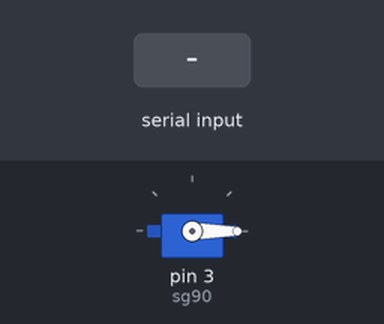
Recording of a sketch running on a simulated Arduino Uno, built with avr-gcc and run on an emulated ATmega328P. Shown: servo. The test bench sets the inputs (shaded band).

Above: at 1.2 s.
1.3 s: "OPEN\n" received over Serial
At 1.9 s:
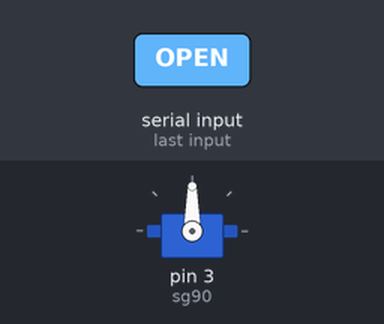
4.3 s: "CLOSE\n" received over Serial
At 4.8 s:
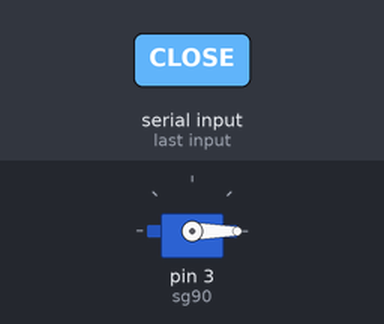
Timing chart, 0 to 7.3 s (numbered marks = the images above; inputs shaded):
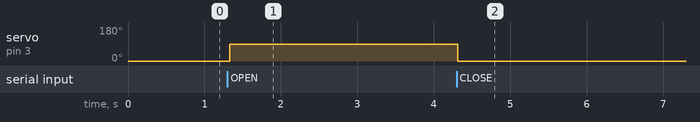

The sketch:

rfid_servo.ino
```cpp
#include <SPI.h>
#include <MFRC522.h>
#include <Servo.h>

#define RST_PIN 5
#define SS_PIN 10

Servo sg90;
MFRC522 mfrc522(SS_PIN, RST_PIN);

String comando = "";

void setup() {
  Serial.begin(9600);
  SPI.begin();
  mfrc522.PCD_Init();
  sg90.attach(3);
  sg90.write(0);
}

void loop() {

  while (Serial.available()) {
    char c = Serial.read();
    if (c == '\n') {
      comando.trim();

      if (comando == "OPEN") {
        sg90.write(90);
      }
      else if (comando == "CLOSE") {
        sg90.write(0);
      }

      comando = "";
    } else {
      comando += c;
    }
  }

  if (!mfrc522.PICC_IsNewCardPresent()) return;
  if (!mfrc522.PICC_ReadCardSerial()) return;

  String uid = "";
  for (byte i = 0; i < mfrc522.uid.size; i++) {
    if (mfrc522.uid.uidByte[i] < 0x10) uid += "0";
    uid += String(mfrc522.uid.uidByte[i], HEX);
  }
  uid.toUpperCase();

  Serial.println(uid);

  mfrc522.PICC_HaltA();
  delay(1500);
}
```

Measured:
- after the input at 1.3 s, servo on pin 3 (sg90): 0° → 90° at once
- after the input at 4.3 s, servo on pin 3 (sg90): 90° → 0° at once
